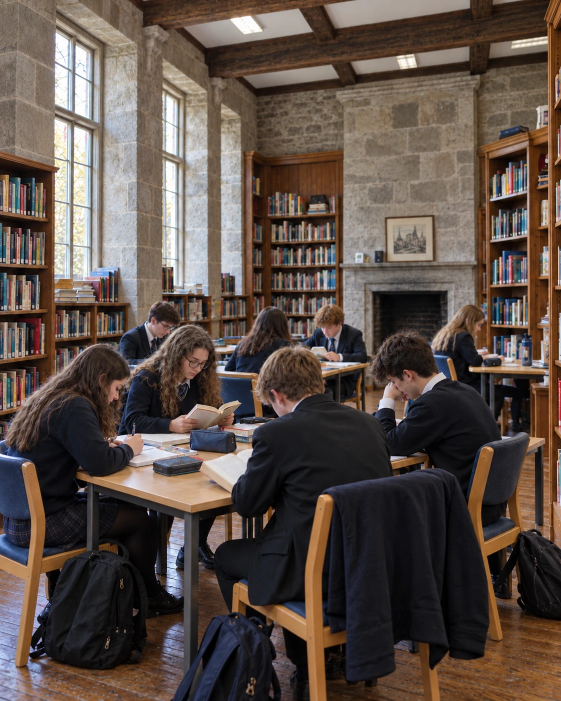
#> input picture scripts/fuentes/biblioteca-irlanda-2.webp, 1122 x 1402 px, given in place of hero-arco-2-origen.png, which was not available (shown at 1/2 size)
$ python componer-hero-alumnos.py
#> lines starting #> are read from the running program, lines starting #| are printed output that depends on the picture; after the words box and inside, x2 and y2 are one past the last pixel; in counts of white or black regions, pixels touching at a corner belong together; pictures that were not available may be replaced by others from this repository, and a replacement may not be noted
#!/usr/bin/env python3
# Compone la foto del hero de la home (05-10-2026, 3.ª versión): la foto «alumnos más lejos» con las CABEZAS de los cinco
# alumnos sustituidas por versiones más naturales (pelo con mechones y piel con textura). Escribe el origen que usa
# scripts/generar-hero-colegio.py (scripts/_cache/hero-arco-3-origen.png, ignorado por git).
#
#   pip install opencv-contrib-python-headless numpy pillow      (solo para este paso; hace falta «contrib» por el filtro guiado)
#   python3 scripts/componer-hero-alumnos.py
#
# Por qué: en la foto base las caras salen a ~50 px y el generador las dejó con la piel lisa y el pelo «pintado»
# («horriblemente artificial»). El usuario regeneró en ChatGPT un recorte de 260×260 px de la base (cabeza y hombros) de
# cada alumno y este script pega SOLO la cabeza, el pelo y el cuello sobre la foto; la ropa, la corbata, los cuellos de
# camisa, las manos y el fondo siguen siendo los píxeles de la base. Sin reescalado con IA y sin enfoque.
#
# Alumnos, de izquierda a derecha: 1 chico (pelo rubio), 2 chica morena, 3 chico central (lo hace
# componer-hero-alumno-central.py, que va primero), 4 chica rubia, 5 chico (pelo rizado).
#
# Fuentes (scripts/fuentes/):
#   hero-arco-3-cabeza-N.webp   1254×1254, recorte de la base regenerado en ChatGPT (N = 1, 2, 4, 5)
#   hero-arco-3-mascara-N.png   1254×1254, cabeza + pelo + cuello (GrabCut de OpenCV: el pelo contra el fondo; blanco y azul
#                               de la ropa se tratan como fondo, así la ropa nunca se sustituye)
# Alineado: semejanza (escala, giro y traslación) por mínimos cuadrados con 5 puntos de la cara (ojos, nariz, boca y
# barbilla; Apple Vision, VNDetectFaceLandmarksRequest) en la base y en el recorte; residuo ≤ 1 px. Si se rehace un recorte,
# hay que rehacer su máscara y su matriz (las 4 de abajo).
#
# Cómo se pega (por alumno): matte suavizado con filtro guiado en el borde del pelo → color del primer plano estimado con
# «blur-fusion» (sin el halo del fondo del recorte) → reducción a la escala final con INTER_AREA → compresión suave de luces
# (los recortes nuevos salen más «quemados» que la base: 8-12 % de píxeles con L>215 frente al 1 %) → mezcla con el matte.
# No se rellena el fondo detrás de la cabeza vieja: lo poco que queda de su flequillo borroso se funde con el pelo nuevo.
import os
import cv2
import numpy as np
from PIL import Image

HERE = os.path.dirname(os.path.abspath(__file__))
FUENTES = os.path.join(HERE, 'fuentes')
CACHE = os.path.join(HERE, '_cache')
ENTRADA = os.path.join(CACHE, 'hero-arco-2-origen.png')   # base + alumno central (componer-hero-alumno-central.py)
SALIDA = os.path.join(CACHE, 'hero-arco-3-origen.png')

# Matriz 2×3 que lleva el recorte de 1254 px a las coordenadas de la base (2000×760), y desvanecimiento hacia abajo
# (y inicial, y final) para las puntas del pelo de las chicas: el recorte acaba justo ahí y debajo queda la base.
ALUMNOS = {
    1: dict(M=[[0.1802035055919741, -0.001045698703443993, 792.7058276759705], [0.0010456987034439913, 0.18020350559197407, 215.0855687225723]], fade=None),
    2: dict(M=[[0.1779809469282282, -0.013309607103436248, 1040.4436746338029], [0.01330960710343622, 0.17798094692822822, 246.67152096699533]], fade=(440, 466)),
    4: dict(M=[[0.18039227328923643, 0.000492795388809078, 1477.9724194146736], [-0.0004927953888090922, 0.18039227328923643, 244.7022978070101]], fade=(440, 464)),
    5: dict(M=[[0.2119445373819298, 0.007784142091936417, 1660.2909874516336], [-0.00778414209193639, 0.2119445373819298, 137.4892199062046]], fade=None),
}
LUCES = dict(rodilla=160.0, razon=0.40)   # L (Lab, 8 bits) a partir del cual se comprimen las luces, y cuánto


def elipse(r):
    return cv2.getStructuringElement(cv2.MORPH_ELLIPSE, (2 * r + 1, 2 * r + 1))


def cargar(ruta):
    return cv2.cvtColor(np.array(Image.open(ruta).convert('RGB')), cv2.COLOR_RGB2BGR)


def reducir_y_mover(img, M, tam, interpolacion=cv2.INTER_LANCZOS4, borde=cv2.BORDER_REPLICATE):
    """Reduce a la escala final con INTER_AREA (promedio real, sin aliasing en el pelo) y aplica solo el resto del movimiento."""
    M = np.asarray(M, np.float64)
    s = float(np.hypot(M[0, 0], M[1, 0]))
    ns = (max(1, round(img.shape[1] * s)), max(1, round(img.shape[0] * s)))
    pequena = cv2.resize(img, ns, interpolation=cv2.INTER_AREA)
    sa = ns[0] / img.shape[1]
    A = np.hstack([M[:, :2] / sa, M[:, 2:3]]).astype(np.float32)
    return cv2.warpAffine(pequena, A, tam, flags=interpolacion, borderMode=borde, borderValue=0)


def matte_suave(recorte, matte, r_in=7, r_out=16, radio=10, eps=2e-3):
    """Matte duro → alfa suave que sigue los bordes de la imagen (mechones sueltos) solo en una banda estrecha."""
    m = matte.astype(np.uint8)
    interior, exterior = cv2.erode(m, elipse(r_in)), cv2.dilate(m, elipse(r_out))
    guia = recorte.astype(np.float32) / 255.0
    af = cv2.ximgproc.guidedFilter(guia, m.astype(np.float32), radio, eps)
    return np.where(interior > 0, 1.0, np.where(exterior > 0, np.clip(af, 0, 1), 0.0)).astype(np.float32)


def primer_plano(img, alfa, radios=(45, 5)):
    """Blur-Fusion (Forte y Pitié): color del primer plano en el borde sin arrastrar el fondo del recorte."""
    I, a = img.astype(np.float32), alfa.astype(np.float32)[..., None]

    def blur(x, r):
        y = cv2.blur(x, (2 * r + 1, 2 * r + 1))
        return y[..., None] if y.ndim == 2 else y
    F, B = I.copy(), I.copy()
    for r in radios:
        Fh = blur(F * a, r) / np.maximum(blur(a, r), 1e-4)
        Bh = blur(B * (1 - a), r) / np.maximum(blur(1 - a, r), 1e-4)
        F = np.clip(Fh + a * (I - a * Fh - (1 - a) * Bh), 0, 255)
        B = Bh + (1 - a) * (I - a * Fh - (1 - a) * Bh)
        F = np.where(a > 0.99, I, F)
    return F


def comprimir_luces(bgr, rodilla, razon):
    lab = cv2.cvtColor(np.clip(bgr, 0, 255).astype(np.uint8), cv2.COLOR_BGR2LAB).astype(np.float32)
    L = lab[..., 0]
    lab[..., 0] = np.clip(np.where(L > rodilla, rodilla + (L - rodilla) * razon, L), 0, 255)
    return cv2.cvtColor(lab.astype(np.uint8), cv2.COLOR_LAB2BGR).astype(np.float32)


def pegar(base, n, cfg):
    H, W = base.shape[:2]
    recorte = cargar(os.path.join(FUENTES, 'hero-arco-3-cabeza-%d.webp' % n))
    matte = cv2.imread(os.path.join(FUENTES, 'hero-arco-3-mascara-%d.png' % n), 0) > 0
    M = cfg['M']
    alfa_n = matte_suave(recorte, matte)
    color = comprimir_luces(reducir_y_mover(primer_plano(recorte, alfa_n), M, (W, H)), **{'rodilla': LUCES['rodilla'], 'razon': LUCES['razon']})
    alfa = np.clip(reducir_y_mover(alfa_n, M, (W, H), cv2.INTER_LINEAR, cv2.BORDER_CONSTANT), 0, 1)
    alfa = cv2.GaussianBlur(alfa, (0, 0), 0.9)
    if cfg['fade']:
        y0, y1 = cfg['fade']
        s = np.clip((np.arange(H, dtype=np.float32)[:, None] - y0) / (y1 - y0), 0, 1)
        alfa = alfa * (1 - s * s * (3 - 2 * s))
    a3 = alfa[..., None]
    return np.clip(base.astype(np.float32) * (1 - a3) + color * a3, 0, 255).astype(np.uint8)


def componer():
    if not os.path.exists(ENTRADA):
        import subprocess, sys
        subprocess.check_call([sys.executable, os.path.join(HERE, 'componer-hero-alumno-central.py')])
#> (this line was passed over: subprocess is not available in this run)
    img = cargar(ENTRADA)
    for n, cfg in ALUMNOS.items():
        img = pegar(img, n, cfg)
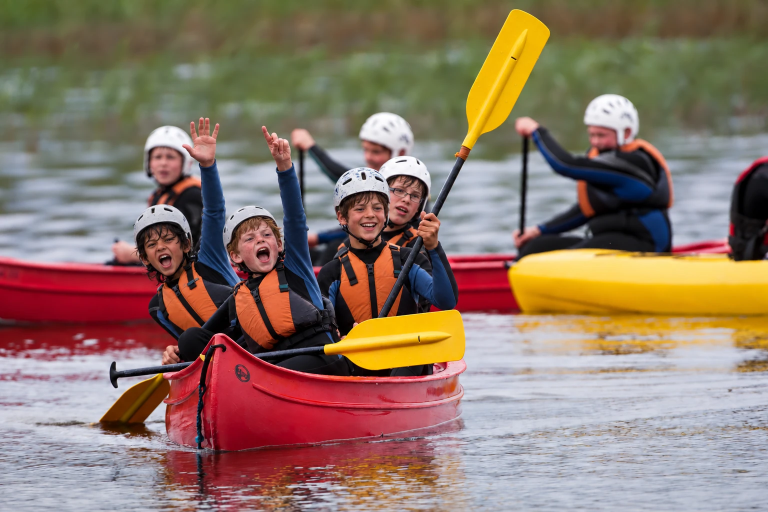
#> input picture scripts/fuentes/campamento-extranjero-canoa.webp, 1536 x 1024 px, given in place of hero-arco-3-cabeza-1.webp, which was not available (shown at 1/2 size)
#> in pegar, `matte = cv2.imread(os.path.join(FUENTES, 'hero-arco-3-mascara-%d.png' ..`:
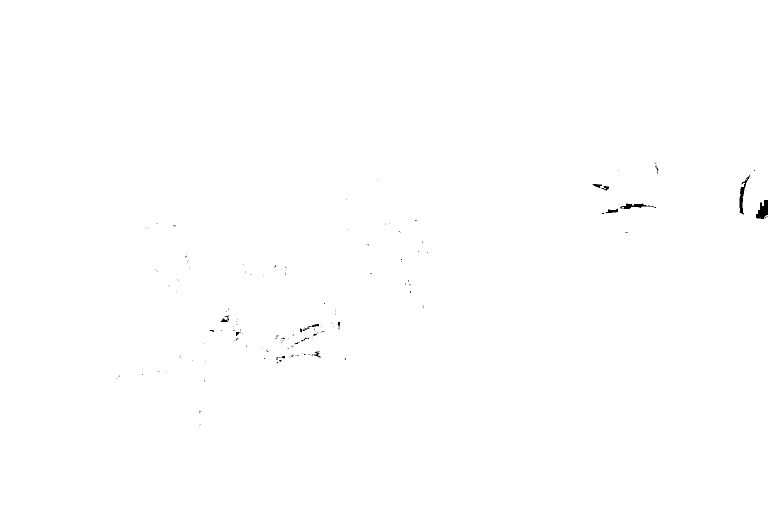
#> matte: shape (1024, 1536) bool (shown at 1/2 size); 99.8% white; 161 black regions (144 under 20 px), largest, box (x1, y1, x2, y2) and area: (1512, 400, 1536, 438) 597, (1479, 349, 1501, 429) 458, (1240, 407, 1312, 418) 337
#> in matte_suave, `interior, exterior = cv2.erode(m, elipse(r_in)), cv2.dilate(m, elipse(..`: interior: shape (1024, 1536); values 0 (black) and 1 (white), 98.3% white; 51 black regions, largest, box (x1, y1, x2, y2) and area: (543, 641, 656, 734) 5358, (1197, 400, 1319, 435) 2304, (1472, 333, 1517, 436) 2103
#> in matte_suave, `interior, exterior = cv2.erode(m, elipse(r_in)), cv2.dilate(m, elipse(..`: exterior: shape (1024, 1536); every value is 1
#> the loop in primer_plano, `for r in radios:` made 2 passes
#> pass 1, in blur (call 3), `y = cv2.blur(x, (2 * r + 1, 2 * r + 1))`:
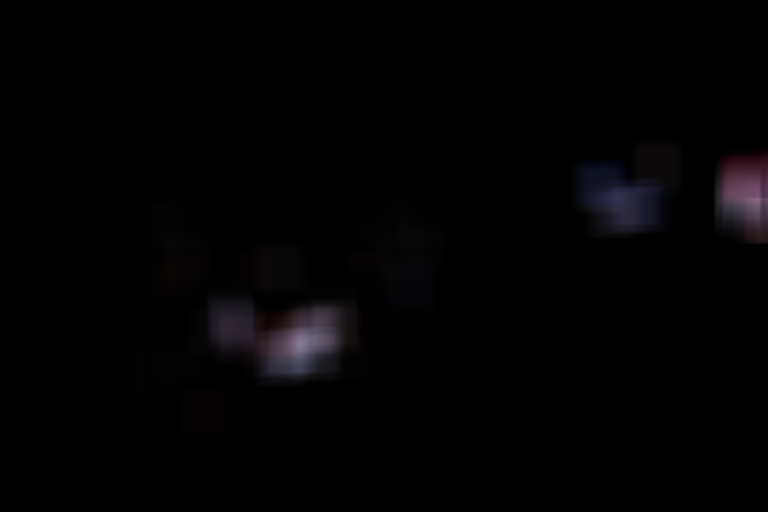
#> y: shape (1024, 1536, 3) float32 (shown at 1/2 size); mean of channels 0, 1, 2 0.0104, 0.00798, 0.00996; drawn as B, G, R
#> in reducir_y_mover, `M = np.asarray(M, np.float64)`: M = [[0.18, -0.00105, 792.7], [0.00105, 0.18, 215.1]]
#> in reducir_y_mover, `s = float(np.hypot(M[0, 0], M[1, 0]))`: s = 0.18
#> in reducir_y_mover, `ns = (max(1, round(img.shape[1] * s)), max(1, round(img.shape[0] * s)))`: ns = (277, 185)
#> in reducir_y_mover, `pequena = cv2.resize(img, ns, interpolation=cv2.INTER_AREA)`:
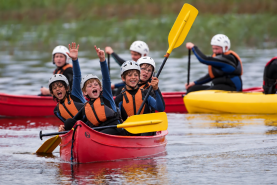
#> pequena: shape (185, 277, 3) float32; mean of channels 0, 1, 2 104.3, 118.9, 141.8; drawn as B, G, R
#> in reducir_y_mover, `sa = ns[0] / img.shape[1]`: sa = 0.18
#> in reducir_y_mover, `A = np.hstack([M[:, :2] / sa, M[:, 2:3]]).astype(np.float32)`: A = [[0.999, -0.0058, 792.7], [0.0058, 0.999, 215.1]]
#> in comprimir_luces, `L = lab[..., 0]`:
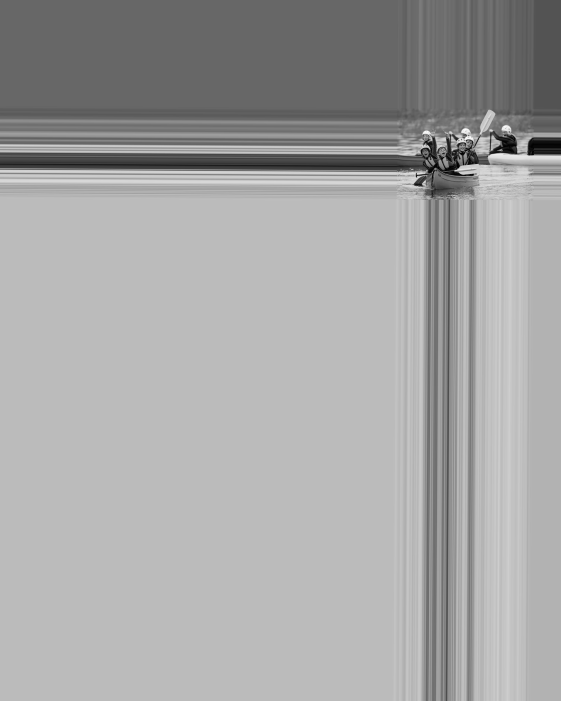
#> L: shape (1402, 1122) float32 (shown at 1/2 size); min 0, max 255, mean 164.2
#> in comprimir_luces, `lab[..., 0] = np.clip(np.where(L > rodilla, rodilla + (L - rodilla) * ..`:
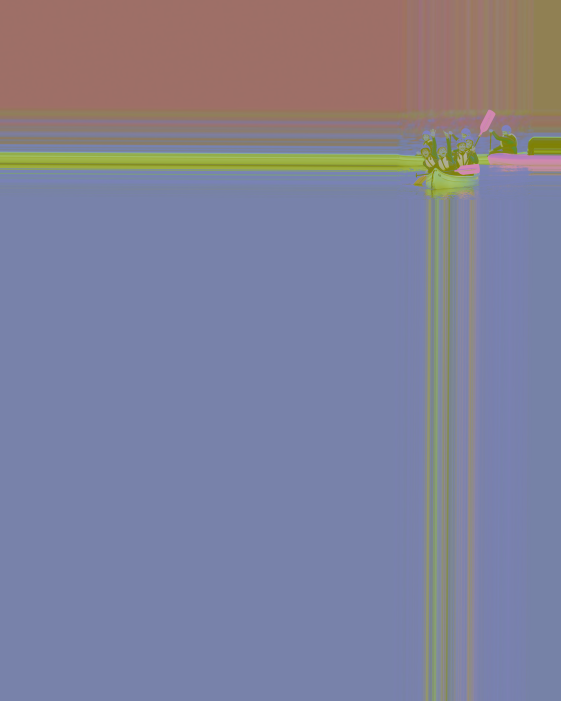
#> lab: shape (1402, 1122, 3) float32 (shown at 1/2 size); mean of channels 0, 1, 2 153.8, 127.3, 130.5; drawn as B, G, R
#> in pegar, `return np.clip(base.astype(np.float32) * (1 - a3) + color * a3, 0, 255..`:
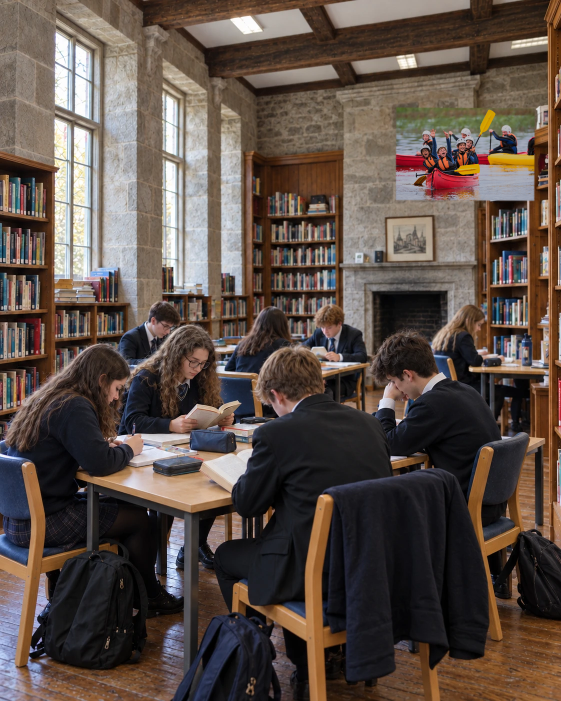
#> returned value: shape (1402, 1122, 3) (shown at 1/2 size); mean of channels 0, 1, 2 71.4, 78.9, 92.2; drawn as B, G, R
    return img


if __name__ == '__main__':
    os.makedirs(CACHE, exist_ok=True)
#> (the run stopped early here; a loop or call above may not have finished)
